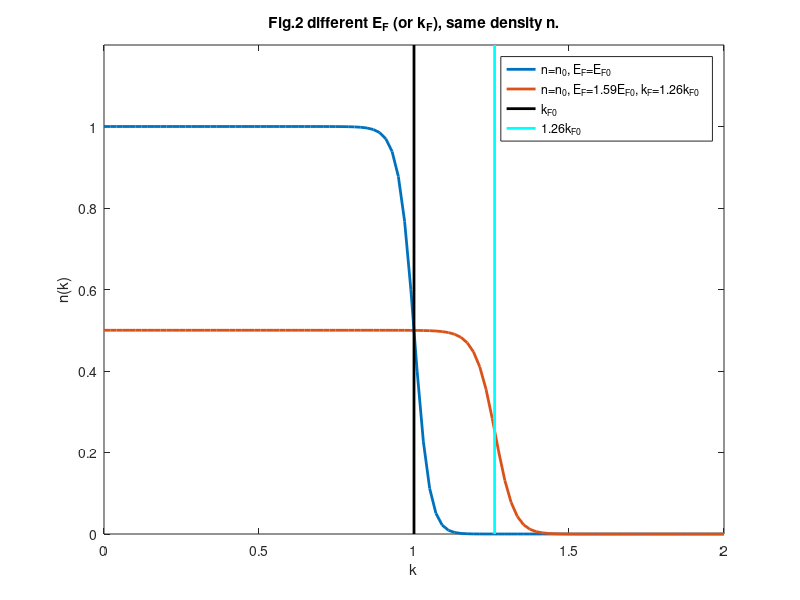

Reproduce this figure in MATLAB.
%%
addpath('Library')
FDfun=@(P,k) P(1)*1./(exp(P(2)*(k.^2/P(3)-1))+1);
%%
k=linspace(0,2,100);
F1=FDfun([1,10,1],k);
F2=FDfun([0.5,10,1],k);
plot(k,F1,'linewidth',2,'DisplayName','n=n_0,E_F=E_F_0');
hold on
plot(k,F2,'linewidth',2,'DisplayName','n=0.5n_0,E_F=E_F_0');
hold off
line([1,1],[0,1.2],'color','k','linewidth',2,'DisplayName','k_F_0')
ylim([0,1.2]);
title('Fig.1 Same E_F (or k_F), different density n.');
xlabel('k');ylabel('n(k)');
legend('show')
%%
k=linspace(0,2,100);
F1=FDfun([1,20,1],k);
F2=FDfun([0.5,20,1.59],k);
plot(k,F1,'linewidth',2,'DisplayName','n=n_0, E_F=E_F_0');
hold on
plot(k,F2,'linewidth',2,'DisplayName','n=n_0, E_F=1.59E_F_0, k_F=1.26k_F_0');
hold off
line([1,1],[0,1.2],'color','k','linewidth',2,'DisplayName','k_F_0')
line([1.26,1.26],[0,1.2],'color','c','linewidth',2,'DisplayName','1.26k_F_0')
ylim([0,1.2]);
title('Fig.2 different E_F (or k_F), same density n.');
xlabel('k');ylabel('n(k)');
legend('show')